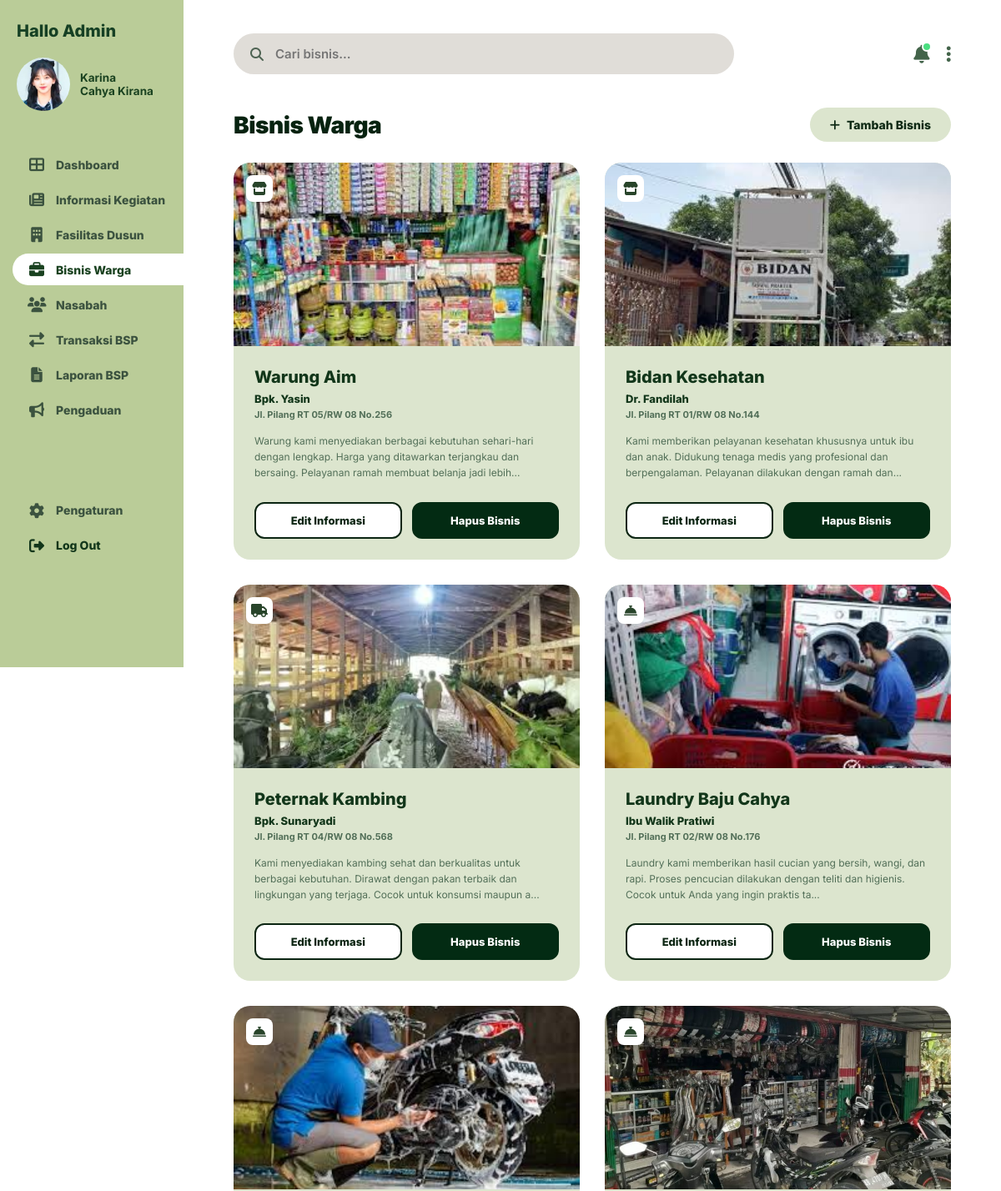
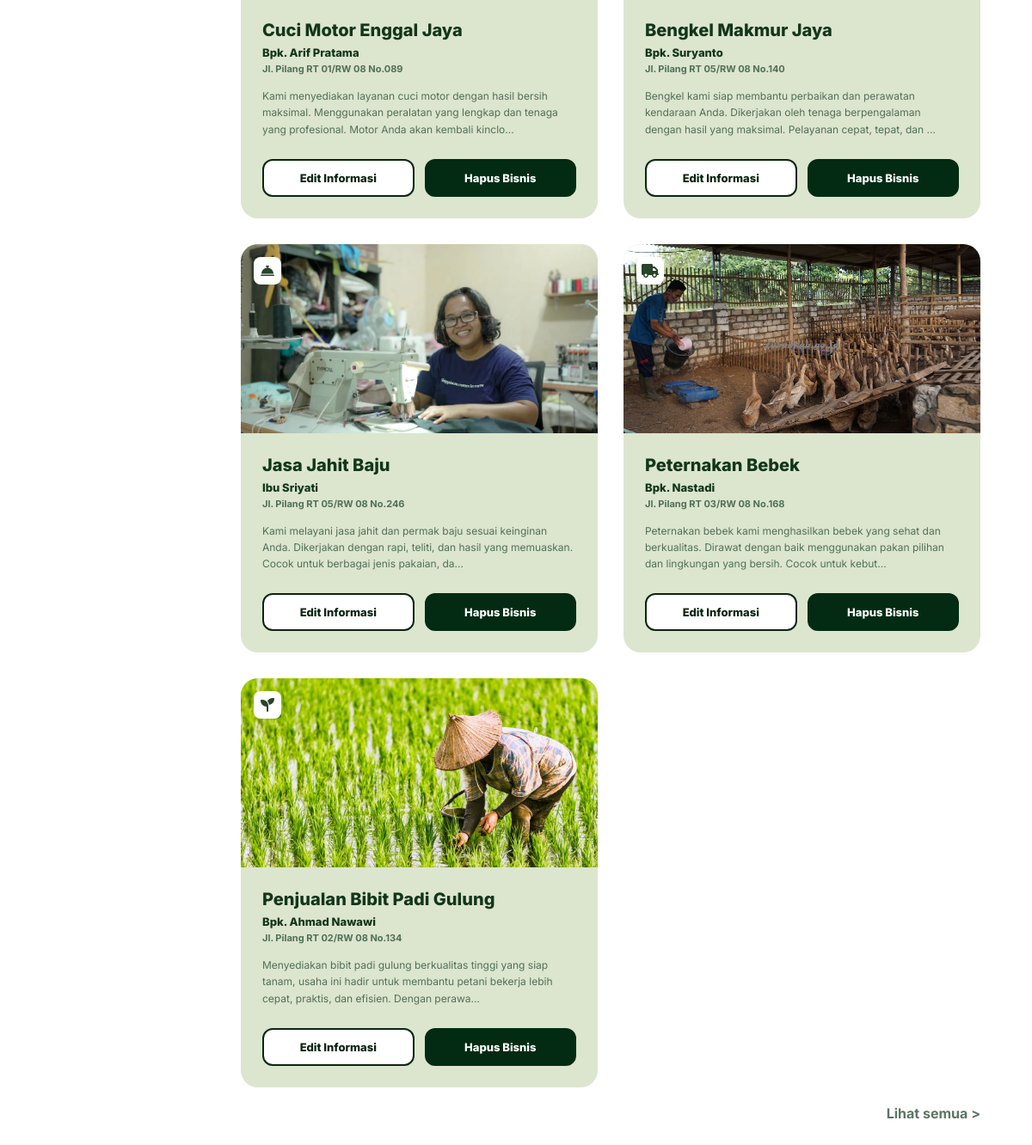
The app's page /admin/bisnis.php (signed in) with its own data (2 pictures, top to bottom).
### tables this page shows
CREATE TABLE `t_bisnis_desa` (
  `id_bisnis` int NOT NULL,
  `nama_usaha` varchar(100) DEFAULT NULL,
  `nama_pengusaha` varchar(100) DEFAULT NULL,
  `jenis_usaha` varchar(100) DEFAULT NULL,
  `keterangan` text,
  `alamat` varchar(225) DEFAULT NULL,
  `no_telp` varchar(15) DEFAULT NULL,
  `foto` varchar(225) DEFAULT NULL,
  `status` enum('buka','tutup','libur') DEFAULT NULL,
  `created_at` timestamp NULL DEFAULT CURRENT_TIMESTAMP,
  `updated_at` timestamp NULL DEFAULT CURRENT_TIMESTAMP ON UPDATE CURRENT_TIMESTAMP
);

### admin/bisnis.php (the view, shortened to what this page needs)
<?php
require_once '../config.php';
$action = isset($_GET['action']) ? $_GET['action'] : 'list';
?>
<!DOCTYPE html>
<html lang="id">
<head>
    <link rel="stylesheet" href="https://cdnjs.cloudflare.com/ajax/libs/font-awesome/6.4.0/css/all.min.css">
</head>
<body>
    <div class="sidebar">
        <div class="sidebar-header">
            <h2>Hallo Admin</h2>
            <div class="profile">
                <img src="../assets/<?php echo $_SESSION['admin_foto'] ?? 'placeholder.jpg'; ?>" alt="Profile">
                <div class="profile-info">
                    <span class="name" style="font-weight: bold;"><?php
                        $name_parts = explode(' ', $_SESSION['admin_name'] ?? 'Admin User');
                        echo htmlspecialchars($name_parts[0]);
                    ?></span>
                    <span class="role" style="font-weight: bold;"><?php
                        echo htmlspecialchars(implode(' ', array_slice($name_parts, 1)));
                    ?></span>
                </div>
            </div>
        </div>
        <ul class="menu">
            <li><a href="index.php"><i class="fas fa-th-large"></i> Dashboard</a></li>
            <li><a href="index.php?action=list"><i class="fas fa-newspaper"></i> Informasi Kegiatan</a></li>
            <li><a href="fasilitas.php"><i class="fas fa-building"></i> Fasilitas Dusun</a></li>
            <li><a href="bisnis.php" class="active"><i class="fas fa-briefcase"></i> Bisnis Warga</a></li>
            <li><a href="nasabah.php"><i class="fas fa-users"></i> Nasabah</a></li>
            <li><a href="transaksi.php"><i class="fas fa-exchange-alt"></i> Transaksi BSP</a></li>
            <li><a href="laporan.php"><i class="fas fa-file-alt"></i> Laporan BSP</a></li>
            <li><a href="pengaduan.php"><i class="fas fa-bullhorn"></i> Pengaduan</a></li>
        </ul>
        <ul class="sidebar-footer-menu menu" style="margin-top: auto; padding-bottom: 20px;">
            <li><a href="pengaturan.php"><i class="fas fa-cog"></i> Pengaturan</a></li>
            <li><a href="javascript:void(0)" onclick="showLogoutModalFinal()" class="logout-sidebar-link"><i class="fas fa-sign-out-alt"></i> Log Out</a></li>
        </ul>
    </div>
    <div class="main-content">
        <div class="topbar">
            <form action="" method="GET" class="search-container">
                <i class="fas fa-search"></i>
                <input type="text" name="search" class="search-bar" placeholder="Cari bisnis..." value="<?php echo isset($_GET['search']) ? htmlspecialchars($_GET['search']) : ''; ?>">
            </form>
            <div class="top-icons">
                <div style="position:relative;">
                    <i class="fas fa-bell" style="color: #43644a;"></i>
                    <div style="position:absolute; top:-2px; right:-2px; background:#4ade80; height:12px; width:12px; border-radius:50%; border:2px solid white;"></div>
                </div>
                <i class="fas fa-ellipsis-v" style="color: #43644a;"></i>
            </div>
        </div>
        <?php if ($action == 'list'): ?>
        <div class="section-box">
            <div class="section-header">
                <h1 class="page-title">Bisnis Warga</h1>
                <a href="?action=tambah" class="btn-add"><i class="fas fa-plus"></i> Tambah Bisnis</a>
            </div>
            <div class="cards-row">
                <?php
                $where = "";
                $q = mysqli_query($conn, "SELECT * FROM t_bisnis_desa $where ORDER BY created_at DESC");
                while($b = mysqli_fetch_array($q)) {
                    $icon = 'fas fa-store';
                    $jenis = strtolower($b['jenis_usaha']);
                    if (strpos($jenis, 'tani') !== false || strpos($jenis, 'padi') !== false) $icon = 'fas fa-seedling';
                    else if (strpos($jenis, 'ternak') !== false) $icon = 'fas fa-truck';
                    else if (strpos($jenis, 'jasa') !== false) $icon = 'fas fa-concierge-bell';
                    echo '<div class="info-card">';
                    echo '  <div class="card-img">';
                    echo '      <div class="card-badge-left"><i class="'.$icon.'"></i></div>';
                    echo '      <img src="../assets/'.($b['foto']?$b['foto']:'placeholder.jpg').'" alt="Foto">';
                    echo '  </div>';
                    echo '  <div class="card-body">';
                    echo '      <h3>'.htmlspecialchars($b['nama_usaha']).'</h3>';
                    echo '      <div class="owner-name">'.htmlspecialchars($b['nama_pengusaha']).'</div>';
                    echo '      <div class="address">'.htmlspecialchars($b['alamat']).'</div>';
                    echo '      <p>'.htmlspecialchars(substr($b['keterangan'], 0, 160)).'...</p>';
                    echo '      <div class="card-actions">';
                    echo '          <a href="?action=edit&id='.$b['id_bisnis'].'" class="btn-card btn-edit-card">Edit Informasi</a>';
                    echo '          <a href="proses_bisnis.php?act=del&id='.$b['id_bisnis'].'" class="btn-card btn-delete-card" onclick="return confirm(\'Hapus bisnis ini?\')">Hapus Bisnis</a>';
                    echo '      </div>';
                    echo '  </div>';
                    echo '</div>';
                }
                ?>
            </div>
            <a href="#" style="text-align:right; color:#5d7561; font-weight:700; text-decoration:none; display:block; margin-top:20px;">Lihat semua ></a>
        </div>
        <?php endif; ?>
    </div>
</body>
</html>

### admin/bisnis.php (style rules this page uses)
:root { --sidebar-bg: #bacc98; --main-bg: #ffffff; --text-dark: #12361A; --input-bg: #e9f0df; --btn-green: #06331a; --btn-light-green: #dce5ce; }
* { margin: 0; padding: 0; box-sizing: border-box; font-family: 'Inter', sans-serif; }
body { display: flex; min-height: 100vh; background-color: var(--main-bg); color: var(--text-dark); overflow-x: hidden; }
.sidebar { width: 220px; background: var(--sidebar-bg); padding: 25px 0; display: flex; flex-direction: column; flex-shrink: 0; position: sticky; top: 0; height: 100vh; overflow-y: auto; }
.sidebar { -ms-overflow-style: none; scrollbar-width: none; }
.sidebar-header { padding: 0 20px; margin-bottom: 20px; }
.sidebar-header h2 { font-size: 20px; font-weight: 800; color: #164024; margin-bottom: 20px; }
.profile { display: flex; align-items: center; gap: 12px; margin-bottom: 25px; }
.profile img { width: 64px; height: 64px; border-radius: 50%; object-fit: cover; }
.profile-info { display: flex; flex-direction: column; }
.profile-info .name { font-size: 13.5px; font-weight: 500; color: #1a4220; }
.profile-info .role { font-size: 13.5px; font-weight: 500; color: #1a4220; }
.menu { list-style: none; flex-grow: 1; }
.menu li { margin-bottom: 4px; padding-left: 15px; }
.menu li a { display: flex; align-items: center; gap: 12px; padding: 10px 18px; text-decoration: none; color: #3b523f; font-weight: 800; font-size: 14px; border-radius: 50px 0 0 50px; transition: 0.2s; }
.menu li a.active { background: #ffffff; color: #1a4220; }
.menu li a i { font-size: 18px; width: 22px; text-align: center; }
.main-content { flex: 1; padding: 40px 60px; display: flex; flex-direction: column; }
.topbar { display: flex; justify-content: space-between; align-items: center; margin-bottom: 40px; }
.search-container { position: relative; width: 100%; max-width: 600px; }
.search-container i { position: absolute; left: 20px; top: 50%; transform: translateY(-50%); color: #4e6353; }
.search-bar { width: 100%; background: #e0ddd8; padding: 15px 20px 15px 50px; border: none; border-radius: 50px; font-size: 15px; font-weight: 600; color: #4e6353; outline: none; }
.top-icons { display: flex; align-items: center; gap: 20px; color: #324c3a; font-size: 22px; }
.section-box { margin-bottom: 50px; }
.section-header { display: flex; justify-content: space-between; align-items: center; margin-bottom: 25px; }
h1.page-title { font-size: 28px; font-weight: 900; color: #072210; letter-spacing: -0.5px; margin-bottom: 0; }
.btn-add { background: var(--btn-light-green); color: #0e2914; padding: 12px 24px; border-radius: 50px; font-weight: 800; font-size: 14px; text-decoration: none; display: flex; align-items: center; gap: 8px; transition: 0.3s; }
.cards-row { display: grid; grid-template-columns: 1fr 1fr; gap: 30px; margin-bottom: 20px; }
.info-card { background: var(--btn-light-green); border-radius: 20px; overflow: hidden; display: flex; flex-direction: column; }
.card-img { position: relative; height: 220px; }
.card-img img { width: 100%; height: 100%; object-fit: cover; }
.card-badge-left { position: absolute; top: 15px; left: 15px; background: white; color: #28442a; width: 32px; height: 32px; display: flex; align-items: center; justify-content: center; border-radius: 8px; }
.card-body { padding: 25px; flex-grow: 1; }
.info-card h3 { font-size: 20px; font-weight: 800; margin-bottom: 6px; }
.info-card .owner-name { font-size: 13px; font-weight: 800; margin-bottom: 4px; }
.info-card .address { font-size: 11px; color: #526f58; font-weight: 700; margin-bottom: 15px; }
.info-card p { font-size: 12px; color: #526f58; line-height: 1.6; margin-bottom: 25px; }
.card-actions { display: flex; gap: 12px; }
.btn-card { flex: 1; padding: 12px; text-align: center; font-size: 13px; font-weight: 800; border-radius: 12px; text-decoration: none; transition: 0.3s; }
.btn-edit-card { background: white; color: #0b2512; border: 2px solid #0b2512; }
.btn-delete-card { background: #032b13; color: white; border: 2px solid #032b13; }
.sidebar-footer-menu li a[onclick*='showLogoutModal'] { color: #12361A !important; }
.logout-sidebar-link { color: #12361A !important; font-weight: 800 !important; }

### records on screen
t_bisnis_desa: foto (picture), nama_usaha "Warung Aim", nama_pengusaha "Bpk. Yasin", alamat "Jl. Pilang RT 05/RW 08 No.256", keterangan "Warung kami menyediakan berbagai kebutuhan sehari-hari dengan lengkap. Harga yang ditawarkan terjangkau dan bersaing. Pelayanan ramah membuat belanja jadi lebih"
t_bisnis_desa: foto (picture), nama_usaha "Bidan Kesehatan", nama_pengusaha "Dr. Fandilah", alamat "Jl. Pilang RT 01/RW 08 No.144", keterangan "Kami memberikan pelayanan kesehatan khususnya untuk ibu dan anak. Didukung tenaga medis yang profesional dan berpengalaman. Pelayanan dilakukan dengan ramah dan"
t_bisnis_desa: foto (picture), nama_usaha "Peternak Kambing", nama_pengusaha "Bpk. Sunaryadi", alamat "Jl. Pilang RT 04/RW 08 No.568", keterangan "Kami menyediakan kambing sehat dan berkualitas untuk berbagai kebutuhan. Dirawat dengan pakan terbaik dan lingkungan yang terjaga. Cocok untuk konsumsi maupun a"
t_bisnis_desa: foto (picture), nama_usaha "Laundry Baju Cahya", nama_pengusaha "Ibu Walik Pratiwi", alamat "Jl. Pilang RT 02/RW 08 No.176", keterangan "Laundry kami memberikan hasil cucian yang bersih, wangi, dan rapi. Proses pencucian dilakukan dengan teliti dan higienis. Cocok untuk Anda yang ingin praktis ta"
t_bisnis_desa: foto (picture), nama_usaha "Cuci Motor Enggal Jaya", nama_pengusaha "Bpk. Arif Pratama", alamat "Jl. Pilang RT 01/RW 08 No.089", keterangan "Kami menyediakan layanan cuci motor dengan hasil bersih maksimal. Menggunakan peralatan yang lengkap dan tenaga yang profesional. Motor Anda akan kembali kinclo"
t_bisnis_desa: foto (picture), nama_usaha "Bengkel Makmur Jaya", nama_pengusaha "Bpk. Suryanto", alamat "Jl. Pilang RT 05/RW 08 No.140", keterangan "Bengkel kami siap membantu perbaikan dan perawatan kendaraan Anda. Dikerjakan oleh tenaga berpengalaman dengan hasil yang maksimal. Pelayanan cepat, tepat, dan"
t_bisnis_desa: foto (picture), nama_usaha "Jasa Jahit Baju", nama_pengusaha "Ibu Sriyati", alamat "Jl. Pilang RT 05/RW 08 No.246", keterangan "Kami melayani jasa jahit dan permak baju sesuai keinginan Anda. Dikerjakan dengan rapi, teliti, dan hasil yang memuaskan. Cocok untuk berbagai jenis pakaian, da"
t_bisnis_desa: foto (picture), nama_usaha "Peternakan Bebek", nama_pengusaha "Bpk. Nastadi", alamat "Jl. Pilang RT 03/RW 08 No.168", keterangan "Peternakan bebek kami menghasilkan bebek yang sehat dan berkualitas. Dirawat dengan baik menggunakan pakan pilihan dan lingkungan yang bersih. Cocok untuk kebut"
t_bisnis_desa: foto (picture), nama_usaha "Penjualan Bibit Padi Gulung", nama_pengusaha "Bpk. Ahmad Nawawi", alamat "Jl. Pilang RT 02/RW 08 No.134", keterangan "Menyediakan bibit padi gulung berkualitas tinggi yang siap tanam, usaha ini hadir untuk membantu petani bekerja lebih cepat, praktis, dan efisien. Dengan perawa"

### other values on screen
$name_parts[0] "Karina"
implode(' ', array_slice($name_parts, 1)) "Cahya Kirana"
